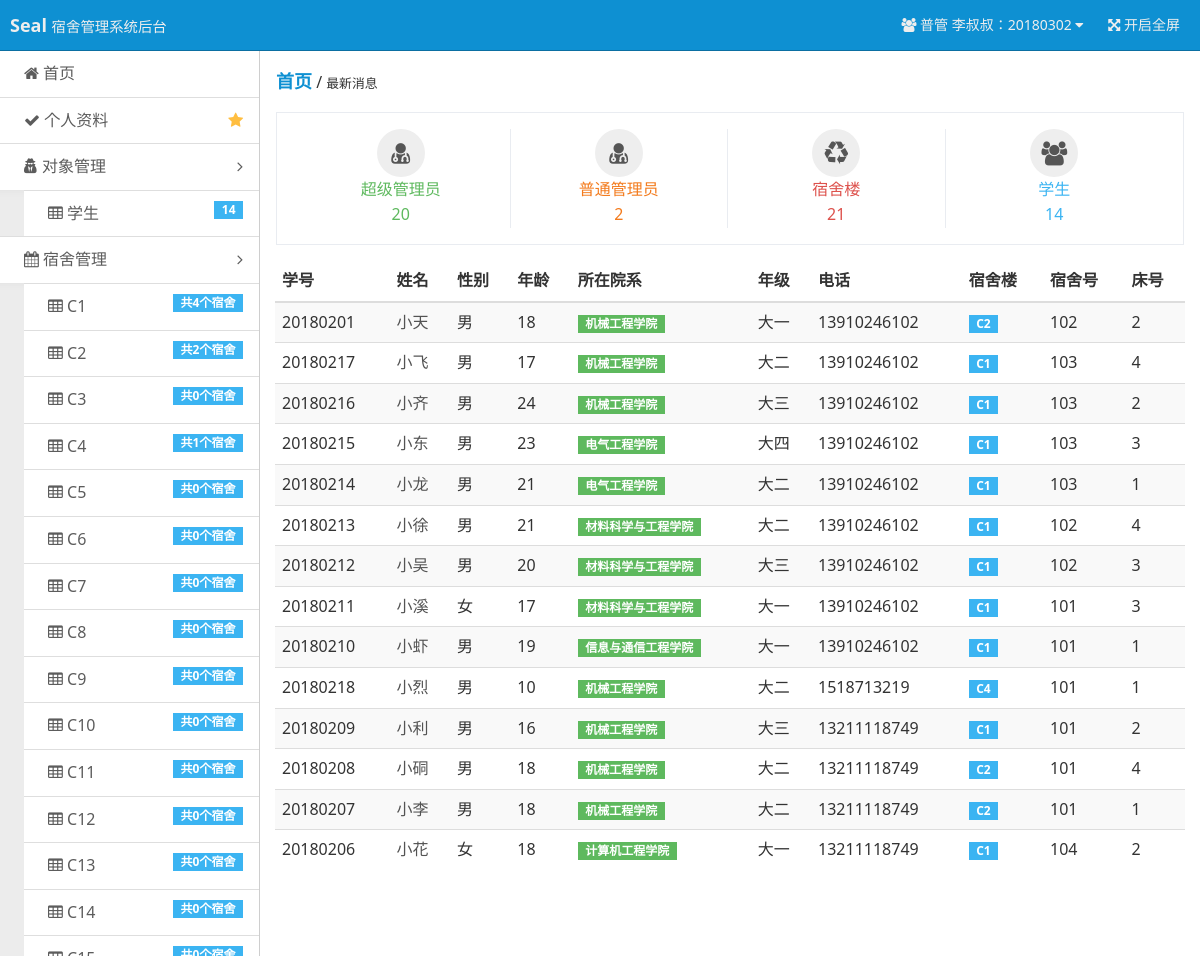
The app's page / (signed in) with its own data.
### tables this page shows
CREATE TABLE `users` (
  `u_id` int(11) NOT NULL AUTO_INCREMENT,
  `u_no` int(11) NOT NULL,
  `u_name` char(20) NOT NULL,
  `u_password` char(100) NOT NULL,
  `u_permission` int(11) DEFAULT NULL,
  PRIMARY KEY (`u_id`),
  UNIQUE KEY `u_no` (`u_no`)
);

CREATE TABLE `dormitory_builds` (
  `db_id` int(11) NOT NULL AUTO_INCREMENT,
  `db_name` char(20) NOT NULL,
  `d_price` int(20) NOT NULL,
  PRIMARY KEY (`db_id`),
  UNIQUE KEY `db_name` (`db_name`)
);

CREATE TABLE `students` (
  `s_id` int(11) NOT NULL AUTO_INCREMENT,
  `s_no` int(11) NOT NULL,
  `s_sex` char(20) NOT NULL DEFAULT '男',
  `s_age` int(11) DEFAULT NULL,
  `s_department` char(100) DEFAULT NULL,
  `s_grade` char(20) DEFAULT NULL,
  `s_phone` char(20) DEFAULT NULL,
  `d_id` int(11) NOT NULL,
  `s_bed` int(11) DEFAULT NULL,
  PRIMARY KEY (`s_id`),
  UNIQUE KEY `s_no` (`s_no`),
  KEY `d_id` (`d_id`)
);

CREATE TABLE `dormitories` (
  `d_id` int(11) NOT NULL AUTO_INCREMENT,
  `d_name` char(20) NOT NULL,
  `d_bed_num` int(11) NOT NULL,
  `d_stu_num_now` int(11) NOT NULL,
  `db_id` int(11) NOT NULL,
  PRIMARY KEY (`d_id`)
);

### index.php (called while the page is built, shortened)
<?php
$action = $_GET['r'] == '' ? 'index' : $_GET['r'];
include('pages/' . $action . '.php');

### inc/checklogin.php (called while the page is built, shortened)
<?php
$user = $_COOKIE ['user'];
$user_permission = $_COOKIE ['user_permission'];
if ($user == "") {
    header ( "Location: ?r=login" );
    exit ();
} else {
    $query = "SELECT * FROM users WHERE u_no='$user'";
    $result = mysql_query ( $query ) or die ( 'SQL语句有误：' . mysql_error () );
    $users = mysql_fetch_array ( $result );
    switch ($user_permission) {
        case 1 :
            $username = "普管 {$users ['u_name']}：" . $users ['u_no'];
            $user_no = $users ['u_no'];
            break;
    }
}

### pages/index.php (the view, shortened to what this page needs)
<?php
require 'inc/checklogin.php';
$query = "SELECT students.*,users.u_name FROM students,users WHERE s_no=u_no AND u_permission=-1 ORDER BY s_id DESC LIMIT 15";
$result = mysql_query ( $query ) or die ( 'SQL语句有误：' . mysql_error () );
?>
<!doctype html>
<html class="no-js fixed-layout">
<head>
    <link rel="stylesheet" href="assets/css/amazeui.min.css"/>
    <link rel="stylesheet" href="assets/css/admin.css">
</head>
<body>
<header class="am-topbar am-topbar-inverse admin-header">
    <?php require 'template/header.php'; ?>
</header>
<div class="am-cf admin-main">
    <?php require 'template/sidebar.php'; ?>
    <div class="admin-content">
        <div class="admin-content-body">
            <div class="am-cf am-padding">
                <div class="am-fl am-cf"><strong class="am-text-primary am-text-lg">首页</strong> /
                    <small>最新消息</small>
                </div>
            </div>
            <ul class="am-avg-sm-1 am-avg-md-4 am-margin am-padding am-text-center admin-content-list ">
                <li><a href="?r=list-admin-super" class="am-text-success"><span
                                class="am-icon-btn am-icon-user-md"></span><br/>超级管理员<br/><?php echo $super_admins_count?></a></li>
                <li><a href="?r=list-admin-normal" class="am-text-warning"><span
                                class="am-icon-btn am-icon-user-md"></span><br/>普通管理员<br/><?php echo $normal_admins_count?></a></li>
                <li><a href="#" class="am-text-danger"><span class="am-icon-btn am-icon-recycle"></span><br/>宿舍楼<br/><?php echo $dormitory_builds_count?></a>
                </li>
                <li <?php if ($user_permission == -1) echo 'readonly="true"' ?>><a href="?r=list-stu" class="am-text-secondary"><span
                                class="am-icon-btn am-icon-users"></span><br/>学生<br/><?php echo $students_count?></a></li>
            </ul>
            <div class="am-g">
                <div class="am-u-sm-12" <?php if ($user_permission == -1) echo 'style="display: none;"' ?>>
                    <table class="am-table am-table-bd am-table-striped admin-content-table">
                        <thead>
                        <tr>
                            <th>学号</th>
                            <th>姓名</th>
                            <th>性别</th>
                            <th>年龄</th>
                            <th>所在院系</th>
                            <th>年级</th>
                            <th>电话</th>
                            <th>宿舍楼</th>
                            <th>宿舍号</th>
                            <th>床号</th>
                        </tr>
                        </thead>
                        <tbody>
                        <?php
                        while ( $students = mysql_fetch_array ( $result ) ) {
                            ?>
                            <tr>
                                <td><?php echo $students['s_no']?></td>
                                <td><a href="?r=user-stu&sno=<?php echo $students['s_no']?>&edit_target=<?php if ($students['s_no'] == $user_no) echo "self"; else echo "others"; ?>"><?php echo $students['u_name']?></a></td>
                                <td><?php echo $students['s_sex']?></td>
                                <td><?php echo $students['s_age']?></td>
                                <td><span class="am-badge am-badge-success"><?php echo $students['s_department']?></span></td>
                                <td><?php echo $students['s_grade']?></td>
                                <td><?php echo $students['s_phone']?></td>
                                <?php
                                $user_stu_current_dor_build_query = "SELECT dormitory_builds.db_name, dormitory_builds.db_id FROM dormitories,dormitory_builds WHERE dormitories.d_id='{$students['d_id']}' AND dormitories.db_id=dormitory_builds.db_id";
                                $user_stu_current_dor_build_result = mysql_query($user_stu_current_dor_build_query) or die ('SQL语句有误：' . mysql_error());
                                $user_stu_current_dor_build = mysql_fetch_array($user_stu_current_dor_build_result);
                                $users_stu_current_dor_query = "SELECT * FROM dormitories,dormitory_builds WHERE dormitories.d_id='{$students['d_id']}' AND dormitories.db_id=dormitory_builds.db_id";
                                $users_stu_current_dor_result = mysql_query($users_stu_current_dor_query) or die ('SQL语句有误：' . mysql_error());
                                $users_stu_current_dor = mysql_fetch_array($users_stu_current_dor_result);
                                ?>
                                <td><span class="am-badge am-badge-secondary"><?php echo $user_stu_current_dor_build['db_name']?></span></td>
                                <td><?php echo $users_stu_current_dor['d_name']?></td>
                                <td><?php echo $students['s_bed']?></td>
                            </tr>
                        <?php }?>
                        </tbody>
                    </table>
                </div>
            </div>
        </div>
    </div>
</div>
</body>
</html>

### template/header.php (shortened to what this page needs)
<div class="am-topbar-brand">
    <strong>Seal</strong>
    <small>宿舍管理系统后台</small>
</div>
<div class="am-collapse am-topbar-collapse" id="topbar-collapse">
    <ul class="am-nav am-nav-pills am-topbar-nav am-topbar-right admin-header-list">
        <li class="am-dropdown" data-am-dropdown>
            <a class="am-dropdown-toggle" data-am-dropdown-toggle href="javascript:;">
                <span class="am-icon-users"></span> <?php echo $username ?> <span class="am-icon-caret-down"></span>
            </a>
        </li>
        <li class="am-hide-sm-only"><a href="javascript:;" id="admin-fullscreen"><span class="am-icon-arrows-alt"></span> <span class="admin-fullText">开启全屏</span></a></li>
    </ul>
</div>

### template/sidebar.php (shortened to what this page needs)
<?php
$super_admin_query = "SELECT * FROM users WHERE u_permission=0 ORDER BY u_id DESC";
$super_admin_result = mysql_query($super_admin_query) or die ('SQL语句有误：' . mysql_error());
$super_admins_count = mysql_num_rows($super_admin_result);
$normal_admin_query = "SELECT * FROM users WHERE u_permission=1 ORDER BY u_id DESC";
$normal_admin_result = mysql_query($normal_admin_query) or die ('SQL语句有误：' . mysql_error());
$normal_admins_count = mysql_num_rows($normal_admin_result);
$student_query = "SELECT * FROM users WHERE u_permission=-1 ORDER BY u_id DESC";
$student_result = mysql_query($student_query) or die ('SQL语句有误：' . mysql_error());
$students_count = mysql_num_rows($student_result);
$dormitory_builds_query = "SELECT * FROM dormitory_builds ORDER BY db_id ";
$dormitory_builds_result = mysql_query($dormitory_builds_query) or die ('SQL语句有误：' . mysql_error());
$dormitory_builds_count = mysql_num_rows($dormitory_builds_result);
?>
<div class="admin-sidebar am-offcanvas" id="admin-offcanvas">
    <div class="am-offcanvas-bar admin-offcanvas-bar">
        <ul class="am-list admin-sidebar-list">
            <li><a href="?r=index"><span class="am-icon-home"></span> 首页</a></li>
            <?php
            switch ($user_permission) {
                case 1 :
                    $data_href = "?r=user-admin-normal&uno={$users['u_no']}&edit_target=self";
                    break;
            }
            ?>
            <li><a href="<?php echo $data_href ?>" class="am-cf"><span class="am-icon-check"></span> 个人资料<span
                            class="am-icon-star am-fr am-margin-right admin-icon-yellow"></span></a></li>
            <li class="admin-parent">
                <a class="am-cf" data-am-collapse="{target: '#object-nav'}"><span class="am-icon-user-secret"></span>
                    对象管理 <span class="am-icon-angle-right am-fr am-margin-right"></span></a>
                <ul class="am-list am-collapse admin-sidebar-sub am-in" id="object-nav">
                    <li><a href="?r=list-stu"><span class="am-icon-table"></span> 学生<span
                                    class="am-badge am-badge-secondary am-margin-right am-fr"><?php echo $students_count ?></span></a>
                    </li>
                </ul>
            </li>
            <li class="admin-parent" <?php if ($user_permission == -1) echo 'style="display: none;"' ?>>
                <a class="am-cf" data-am-collapse="{target: '#dormitory-nav'}"><span class="am-icon-calendar"></span>
                    宿舍管理 <span class="am-icon-angle-right am-fr am-margin-right"></span></a>
                <ul class="am-list am-collapse admin-sidebar-sub am-in" id="dormitory-nav">
                    <?php
                    while ($dormitory_builds = mysql_fetch_array($dormitory_builds_result)) {
                        ?>
                        <li><a href="?r=list-dormitories&db_id=<?php echo $dormitory_builds['db_id'] ?>"><span
                                        class="am-icon-table"></span> <?php echo $dormitory_builds['db_name'] ?>
                                <span
                                        class="am-badge am-badge-secondary am-margin-right am-fr">共<?php echo mysql_num_rows(mysql_query("SELECT dormitories.db_id FROM dormitories WHERE db_id={$dormitory_builds['db_id']} ORDER BY db_id ")) ?>个宿舍</span></a>
                        </li>
                    <?php } ?>
                </ul>
            </li>
        </ul>
    </div>
</div>

### assets/css/admin.css (style rules this page uses)
html, body { height: 100%; overflow: hidden; }
ul { margin-top: 0; }
.admin-icon-yellow { color: #ffbe40; }
.admin-header { position: fixed; top: 0; left: 0; right: 0; z-index: 1500; font-size: 1.4rem; margin-bottom: 0; }
.admin-main { position: relative; height: 100%; padding-top: 51px; background: #f3f3f3; }
.admin-sidebar { width: 260px; min-height: 100%; float: left; border-right: 1px solid #cecece; }
.admin-sidebar-list { margin-bottom: 0; }
.admin-sidebar-list li a { color: #5c5c5c; padding-left: 24px; }
.admin-sidebar-list li:first-child { border-top: none; }
.admin-sidebar-sub { margin-top: 0; margin-bottom: 0; box-shadow: 0 16px 8px -15px #e2e2e2 inset; background: #ececec; padding-left: 24px; }
.admin-sidebar-sub li:first-child { border-top: 1px solid #dedede; }
.admin-content { display: -webkit-box; display: -webkit-flex; display: -ms-flexbox; display: flex; -webkit-box-orient: vertical; -webkit-box-direction: normal; -webkit-flex-direction: column; -ms-flex-direction: column; flex-direction: column; background: #fff; }
.admin-content, .admin-sidebar { height: 100%; overflow-x: hidden; overflow-y: scroll; -webkit-overflow-scrolling: touch; }
.admin-content-body { -webkit-box-flex: 1; -webkit-flex: 1 0 auto; -ms-flex: 1 0 auto; flex: 1 0 auto; }
.admin-content-list { border: 1px solid #e9ecf1; margin-top: 0; }
.admin-content-list li { border: 1px solid #e9ecf1; border-width: 0 1px; margin-left: -1px; }
.admin-content-list li:first-child { border-left: none; }
.admin-content-list li:last-child { border-right: none; }
.admin-content-table a { color: #535353; }
@media only screen and (min-width: 641px) { .admin-sidebar { display: block; position: static; background: none; } }
@media only screen and (min-width: 641px) { .admin-offcanvas-bar { position: static; width: auto; background: none; -webkit-transform: translate3d(0, 0, 0); -ms-transform: translate3d(0, 0, 0); transform: translate3d(0, 0, 0); overflow-y: visible; min-height: 100%; } }
@media only screen and (min-width: 641px) { .admin-offcanvas-bar:after { content: none; } }

### records on screen
users: username "普管 李叔叔：20180302"
dormitory_builds: db_name "C1", db_id "4"
dormitory_builds: db_name "C2", db_id "2"
dormitory_builds: db_name "C3", db_id "0"
dormitory_builds: db_name "C4", db_id "1"
dormitory_builds: db_name "C5", db_id "0"
dormitory_builds: db_name "C6", db_id "0"
dormitory_builds: db_name "C7", db_id "0"
dormitory_builds: db_name "C8", db_id "0"
dormitory_builds: db_name "C9", db_id "0"
dormitory_builds: db_name "C10", db_id "0"
dormitory_builds: db_name "C11", db_id "0"
dormitory_builds: db_name "C12", db_id "0"
dormitory_builds: db_name "C13", db_id "0"
dormitory_builds: db_name "C14", db_id "0"
students: s_no "20180201", users.u_name "小天", s_sex "男", s_age "18", s_department "机械工程学院", s_grade "大一", s_phone "13910246102", dormitory_builds.db_name "C2", d.d_name "102", s_bed "2"
students: s_no "20180217", users.u_name "小飞", s_sex "男", s_age "17", s_department "机械工程学院", s_grade "大二", s_phone "13910246102", dormitory_builds.db_name "C1", d.d_name "103", s_bed "4"
students: s_no "20180216", users.u_name "小齐", s_sex "男", s_age "24", s_department "机械工程学院", s_grade "大三", s_phone "13910246102", dormitory_builds.db_name "C1", d.d_name "103", s_bed "2"
students: s_no "20180215", users.u_name "小东", s_sex "男", s_age "23", s_department "电气工程学院", s_grade "大四", s_phone "13910246102", dormitory_builds.db_name "C1", d.d_name "103", s_bed "3"
students: s_no "20180214", users.u_name "小龙", s_sex "男", s_age "21", s_department "电气工程学院", s_grade "大二", s_phone "13910246102", dormitory_builds.db_name "C1", d.d_name "103", s_bed "1"
students: s_no "20180213", users.u_name "小徐", s_sex "男", s_age "21", s_department "材料科学与工程学院", s_grade "大二", s_phone "13910246102", dormitory_builds.db_name "C1", d.d_name "102", s_bed "4"
students: s_no "20180212", users.u_name "小吴", s_sex "男", s_age "20", s_department "材料科学与工程学院", s_grade "大三", s_phone "13910246102", dormitory_builds.db_name "C1", d.d_name "102", s_bed "3"
students: s_no "20180211", users.u_name "小溪", s_sex "女", s_age "17", s_department "材料科学与工程学院", s_grade "大一", s_phone "13910246102", dormitory_builds.db_name "C1", d.d_name "101", s_bed "3"
students: s_no "20180210", users.u_name "小虾", s_sex "男", s_age "19", s_department "信息与通信工程学院", s_grade "大一", s_phone "13910246102", dormitory_builds.db_name "C1", d.d_name "101", s_bed "1"
students: s_no "20180218", users.u_name "小烈", s_sex "男", s_age "10", s_department "机械工程学院", s_grade "大二", s_phone "1518713219", dormitory_builds.db_name "C4", d.d_name "101", s_bed "1"
students: s_no "20180209", users.u_name "小利", s_sex "男", s_age "16", s_department "机械工程学院", s_grade "大三", s_phone "13211118749", dormitory_builds.db_name "C1", d.d_name "101", s_bed "2"
students: s_no "20180208", users.u_name "小硐", s_sex "男", s_age "18", s_department "机械工程学院", s_grade "大二", s_phone "13211118749", dormitory_builds.db_name "C2", d.d_name "101", s_bed "4"
students: s_no "20180207", users.u_name "小李", s_sex "男", s_age "18", s_department "机械工程学院", s_grade "大二", s_phone "13211118749", dormitory_builds.db_name "C2", d.d_name "101", s_bed "1"
students: s_no "20180206", users.u_name "小花", s_sex "女", s_age "18", s_department "计算机工程学院", s_grade "大一", s_phone "13211118749", dormitory_builds.db_name "C1", d.d_name "104", s_bed "2"

### other values on screen
$students_count "14"
$super_admins_count "20"
$normal_admins_count "2"
$dormitory_builds_count "21"
